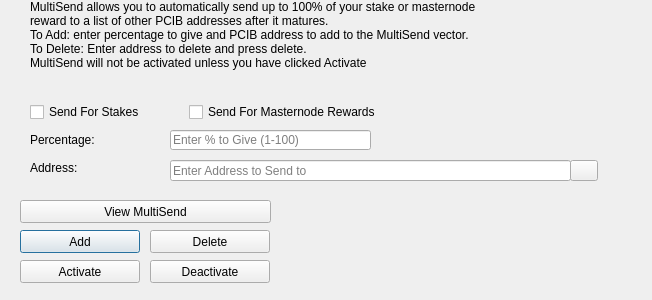
<?xml version="1.0" encoding="UTF-8"?>
<ui version="4.0">
 <class>MultiSendDialog</class>
 <widget class="QDialog" name="MultiSendDialog">
  <property name="windowModality">
   <enum>Qt::NonModal</enum>
  </property>
  <property name="geometry">
   <rect>
    <x>0</x>
    <y>0</y>
    <width>652</width>
    <height>300</height>
   </rect>
  </property>
  <property name="windowTitle">
   <string>MultiSend</string>
  </property>
  <widget class="QLineEdit" name="multiSendPercentEdit">
   <property name="geometry">
    <rect>
     <x>170</x>
     <y>130</y>
     <width>201</width>
     <height>20</height>
    </rect>
   </property>
   <property name="toolTip">
    <string>Enter whole numbers 1 - 100</string>
   </property>
   <property name="placeholderText">
    <string>Enter % to Give (1-100)</string>
   </property>
  </widget>
  <widget class="QLineEdit" name="multiSendAddressEdit">
   <property name="geometry">
    <rect>
     <x>170</x>
     <y>160</y>
     <width>401</width>
     <height>21</height>
    </rect>
   </property>
   <property name="toolTip">
    <string/>
   </property>
   <property name="placeholderText">
    <string>Enter Address to Send to</string>
   </property>
  </widget>
  <widget class="QLabel" name="label_2">
   <property name="geometry">
    <rect>
     <x>30</x>
     <y>0</y>
     <width>451</width>
     <height>121</height>
    </rect>
   </property>
   <property name="lineWidth">
    <number>1</number>
   </property>
   <property name="text">
    <string>MultiSend allows you to automatically send up to 100% of your stake or masternode reward to a list of other PCIB addresses after it matures.
To Add: enter percentage to give and PCIB address to add to the MultiSend vector.
To Delete: Enter address to delete and press delete.
MultiSend will not be activated unless you have clicked Activate</string>
   </property>
   <property name="alignment">
    <set>Qt::AlignLeading|Qt::AlignLeft|Qt::AlignTop</set>
   </property>
   <property name="wordWrap">
    <bool>true</bool>
   </property>
  </widget>
  <widget class="QLabel" name="message">
   <property name="geometry">
    <rect>
     <x>290</x>
     <y>200</y>
     <width>351</width>
     <height>91</height>
    </rect>
   </property>
   <property name="text">
    <string/>
   </property>
  </widget>
  <widget class="QPushButton" name="addButton">
   <property name="geometry">
    <rect>
     <x>20</x>
     <y>230</y>
     <width>120</width>
     <height>23</height>
    </rect>
   </property>
   <property name="toolTip">
    <string/>
   </property>
   <property name="statusTip">
    <string>Add to MultiSend Vector</string>
   </property>
   <property name="text">
    <string>Add</string>
   </property>
  </widget>
  <widget class="QPushButton" name="disableButton">
   <property name="geometry">
    <rect>
     <x>150</x>
     <y>260</y>
     <width>120</width>
     <height>23</height>
    </rect>
   </property>
   <property name="statusTip">
    <string>Deactivate MultiSend</string>
   </property>
   <property name="text">
    <string>Deactivate</string>
   </property>
  </widget>
  <widget class="QPushButton" name="addressBookButton">
   <property name="geometry">
    <rect>
     <x>570</x>
     <y>160</y>
     <width>28</width>
     <height>21</height>
    </rect>
   </property>
   <property name="toolTip">
    <string>Choose an address from the address book</string>
   </property>
   <property name="text">
    <string/>
   </property>
   <property name="icon">
    <iconset resource="../pcib.qrc">
     <normaloff>:/icons/address-book</normaloff>:/icons/address-book</iconset>
   </property>
   <property name="shortcut">
    <string>Alt+A</string>
   </property>
   <property name="autoDefault">
    <bool>false</bool>
   </property>
  </widget>
  <widget class="QLabel" name="label">
   <property name="geometry">
    <rect>
     <x>30</x>
     <y>130</y>
     <width>121</width>
     <height>20</height>
    </rect>
   </property>
   <property name="toolTip">
    <string>Percentage of stake to send</string>
   </property>
   <property name="text">
    <string>Percentage:</string>
   </property>
  </widget>
  <widget class="QLabel" name="label_5">
   <property name="geometry">
    <rect>
     <x>30</x>
     <y>160</y>
     <width>111</width>
     <height>16</height>
    </rect>
   </property>
   <property name="toolTip">
    <string>Address to send portion of stake to</string>
   </property>
   <property name="text">
    <string>Address:</string>
   </property>
  </widget>
  <widget class="QPushButton" name="deleteButton">
   <property name="geometry">
    <rect>
     <x>150</x>
     <y>230</y>
     <width>120</width>
     <height>23</height>
    </rect>
   </property>
   <property name="toolTip">
    <string/>
   </property>
   <property name="statusTip">
    <string>Delete Address From MultiSend Vector</string>
   </property>
   <property name="text">
    <string>Delete</string>
   </property>
  </widget>
  <widget class="QPushButton" name="activateButton">
   <property name="geometry">
    <rect>
     <x>20</x>
     <y>260</y>
     <width>120</width>
     <height>23</height>
    </rect>
   </property>
   <property name="statusTip">
    <string>Activate MultiSend</string>
   </property>
   <property name="text">
    <string>Activate</string>
   </property>
  </widget>
  <widget class="QPushButton" name="viewButton">
   <property name="geometry">
    <rect>
     <x>20</x>
     <y>200</y>
     <width>251</width>
     <height>23</height>
    </rect>
   </property>
   <property name="toolTip">
    <string/>
   </property>
   <property name="statusTip">
    <string>View MultiSend Vector</string>
   </property>
   <property name="text">
    <string>View MultiSend</string>
   </property>
  </widget>
  <widget class="QWidget" name="horizontalLayoutWidget">
   <property name="geometry">
    <rect>
     <x>30</x>
     <y>100</y>
     <width>351</width>
     <height>24</height>
    </rect>
   </property>
   <layout class="QHBoxLayout" name="horizontalLayout">
    <item>
     <widget class="QCheckBox" name="multiSendStakeCheckBox">
      <property name="text">
       <string>Send For Stakes</string>
      </property>
     </widget>
    </item>
    <item>
     <widget class="QCheckBox" name="multiSendMasternodeCheckBox">
      <property name="text">
       <string>Send For Masternode Rewards</string>
      </property>
     </widget>
    </item>
   </layout>
  </widget>
 </widget>
 <resources>
  <include location="../pcib.qrc"/>
 </resources>
 <connections/>
</ui>
